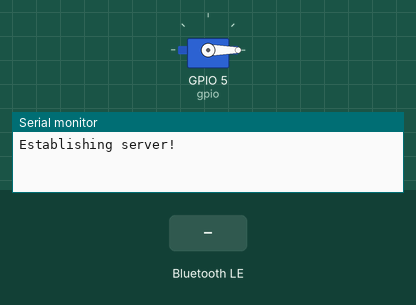
Simulated run of this sketch. Board: ESP32. On the bench: servo, the last lines printed to the serial monitor. The inputs (shaded band) are chosen by the test bench. Nothing arrives over Bluetooth unless stated; a phone connects over Bluetooth LE 3 s after start.

Above: at 1.2 s.
1.3 s: Bluetooth LE write "5" received
At 2.0 s:
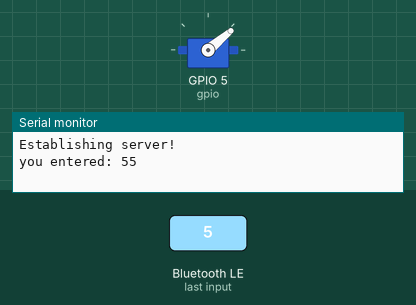
2.8 s: Bluetooth LE write "200" received
At 3.1 s:
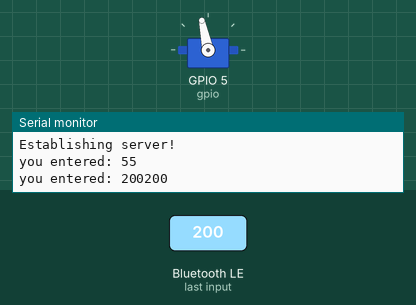
Timing chart, 0 to 5.8 s (numbered marks = the images above; inputs shaded):
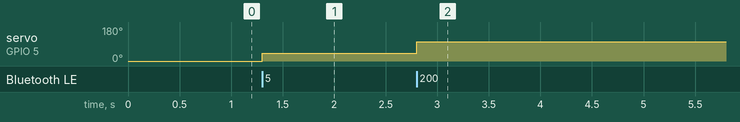

Measured:
- after the input at 1.3 s, servo on GPIO 5 (gpio): 0° → 40° at once
- after the input at 2.8 s, servo on GPIO 5 (gpio): 40° → 102° at once

The sketch:

ESP_BLE.ino
```cpp
#include <BLEDevice.h>
#include <BLEUtils.h>
#include <BLEServer.h>
#include <ESP32Servo.h>

#define SERVICE_UUID "a31e7f39-239b-4ccf-81d3-df44c325716f"
#define CHARACTERISTIC_UUID "8a8d440c-b1c7-4a97-af26-784211ee50f0"

const byte gpio = 5;
Servo servo;

class InputReceivedCallbacks:
  public BLECharacteristicCallbacks {
    void onWrite(BLECharacteristic *pCharWriteState) {
        std::string response = pCharWriteState->getValue();
        Serial.print("you entered: ");
        int inputTemp=0;
        for(int i=0; i<response.length();i++){
          Serial.print(response[i]);
          if(response[i]>=48 && response[i] <= 57){
            if(!inputTemp){
              inputTemp+= response[i]-48;
            }
            else{
              inputTemp*= 10;
              inputTemp+= (response[i]-48);
            }
          }
        }
        Serial.print(inputTemp);
        if(inputTemp){
          servo.write(inputTemp*8);
        }
       Serial.println();
    }
};


void setup() {
  //sets of BLE server
  Serial.begin(115200);
  Serial.println("Establishing server!");
  BLEDevice::init("myESP");
  BLEServer *pServer = BLEDevice::createServer();
  BLEService *pService = pServer->createService(SERVICE_UUID);

  BLECharacteristic *pCharacteristic = pService->createCharacteristic(
                                     CHARACTERISTIC_UUID,
                                     BLECharacteristic::PROPERTY_READ |
                                     BLECharacteristic::PROPERTY_WRITE
                                     );
  //sets up Read/Write for server
  pCharacteristic->setCallbacks(new InputReceivedCallbacks());
  pService->start();
  BLEAdvertising *pAdvertising = pServer->getAdvertising();
  pAdvertising->start();

  servo.attach(gpio);
  servo.write(0);
}

void loop() {
  // put your main code here, to run repeatedly:
  delay(2000);
}
```
